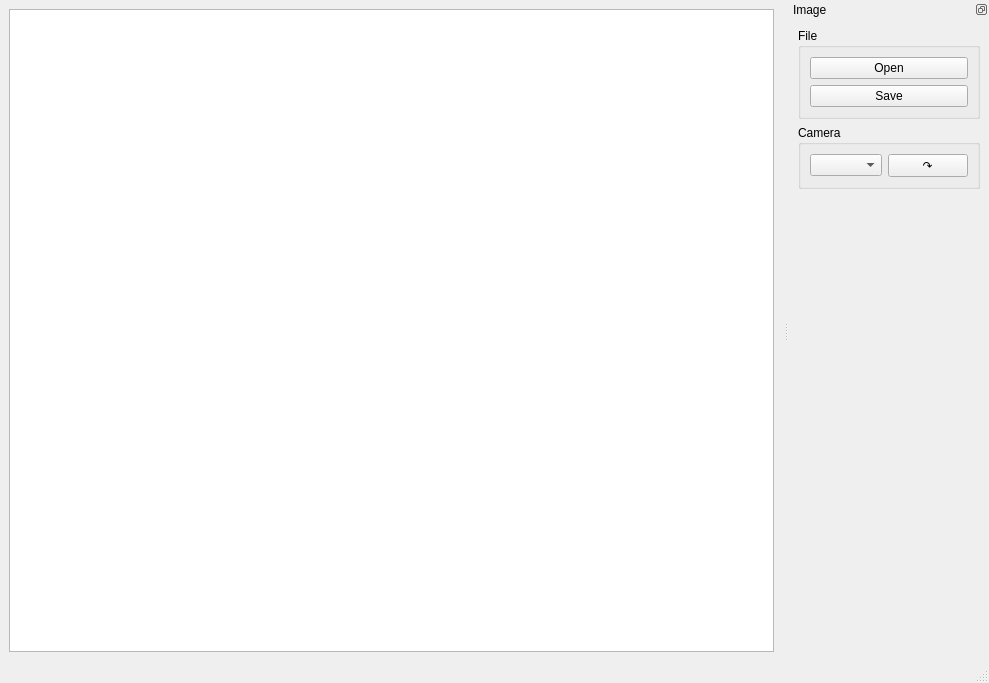
<?xml version="1.0" encoding="UTF-8"?>
<ui version="4.0">
 <class>AndorManipMainWindow</class>
 <widget class="QMainWindow" name="AndorManipMainWindow">
  <property name="geometry">
   <rect>
    <x>0</x>
    <y>0</y>
    <width>989</width>
    <height>683</height>
   </rect>
  </property>
  <property name="windowTitle">
   <string>andor Module Direct Manipulator</string>
  </property>
  <widget class="QWidget" name="centralwidget">
   <layout class="QHBoxLayout" name="horizontalLayout">
    <item>
     <widget class="QGraphicsView" name="graphicsView"/>
    </item>
   </layout>
  </widget>
  <widget class="QMenuBar" name="menubar">
   <property name="geometry">
    <rect>
     <x>0</x>
     <y>0</y>
     <width>989</width>
     <height>22</height>
    </rect>
   </property>
  </widget>
  <widget class="QStatusBar" name="statusbar"/>
  <widget class="QDockWidget" name="dockWidget">
   <property name="features">
    <set>QDockWidget::DockWidgetFloatable|QDockWidget::DockWidgetMovable</set>
   </property>
   <property name="windowTitle">
    <string>Image</string>
   </property>
   <attribute name="dockWidgetArea">
    <number>2</number>
   </attribute>
   <widget class="QWidget" name="dockWidgetContents">
    <layout class="QVBoxLayout" name="verticalLayout">
     <item>
      <widget class="QGroupBox" name="groupBox">
       <property name="title">
        <string>File</string>
       </property>
       <layout class="QVBoxLayout" name="verticalLayout_2">
        <item>
         <widget class="QPushButton" name="pushButton">
          <property name="text">
           <string>Open</string>
          </property>
         </widget>
        </item>
        <item>
         <widget class="QPushButton" name="pushButton_2">
          <property name="text">
           <string>Save</string>
          </property>
         </widget>
        </item>
       </layout>
      </widget>
     </item>
     <item>
      <widget class="QGroupBox" name="groupBox_2">
       <property name="title">
        <string>Camera</string>
       </property>
       <layout class="QVBoxLayout" name="verticalLayout_3">
        <item>
         <layout class="QHBoxLayout" name="horizontalLayout_2">
          <item>
           <widget class="QComboBox" name="andorDeviceListCombo">
            <property name="sizePolicy">
             <sizepolicy hsizetype="MinimumExpanding" vsizetype="Fixed">
              <horstretch>1</horstretch>
              <verstretch>0</verstretch>
             </sizepolicy>
            </property>
            <property name="sizeAdjustPolicy">
             <enum>QComboBox::AdjustToContents</enum>
            </property>
            <property name="duplicatesEnabled">
             <bool>true</bool>
            </property>
           </widget>
          </item>
          <item>
           <widget class="QPushButton" name="refreshAndorDeviceListButton">
            <property name="sizePolicy">
             <sizepolicy hsizetype="Preferred" vsizetype="Fixed">
              <horstretch>0</horstretch>
              <verstretch>0</verstretch>
             </sizepolicy>
            </property>
            <property name="toolTip">
             <string>Refresh</string>
            </property>
            <property name="text">
             <string notr="true">↷</string>
            </property>
           </widget>
          </item>
         </layout>
        </item>
       </layout>
      </widget>
     </item>
     <item>
      <spacer name="verticalSpacer">
       <property name="orientation">
        <enum>Qt::Vertical</enum>
       </property>
       <property name="sizeHint" stdset="0">
        <size>
         <width>20</width>
         <height>40</height>
        </size>
       </property>
      </spacer>
     </item>
    </layout>
   </widget>
  </widget>
 </widget>
 <resources/>
 <connections>
  <connection>
   <sender>pushButton_2</sender>
   <signal>clicked()</signal>
   <receiver>AndorManipMainWindow</receiver>
   <slot>saveImageClicked()</slot>
   <hints>
    <hint type="sourcelabel">
     <x>825</x>
     <y>122</y>
    </hint>
    <hint type="destinationlabel">
     <x>727</x>
     <y>78</y>
    </hint>
   </hints>
  </connection>
  <connection>
   <sender>pushButton</sender>
   <signal>clicked()</signal>
   <receiver>AndorManipMainWindow</receiver>
   <slot>openImageClicked()</slot>
   <hints>
    <hint type="sourcelabel">
     <x>862</x>
     <y>88</y>
    </hint>
    <hint type="destinationlabel">
     <x>728</x>
     <y>45</y>
    </hint>
   </hints>
  </connection>
  <connection>
   <sender>refreshAndorDeviceListButton</sender>
   <signal>clicked()</signal>
   <receiver>AndorManipMainWindow</receiver>
   <slot>refreshAndorDeviceListButtonClicked()</slot>
   <hints>
    <hint type="sourcelabel">
     <x>933</x>
     <y>192</y>
    </hint>
    <hint type="destinationlabel">
     <x>757</x>
     <y>272</y>
    </hint>
   </hints>
  </connection>
 </connections>
 <slots>
  <slot>openImageClicked()</slot>
  <slot>saveImageClicked()</slot>
  <slot>refreshAndorDeviceListButtonClicked()</slot>
 </slots>
</ui>
